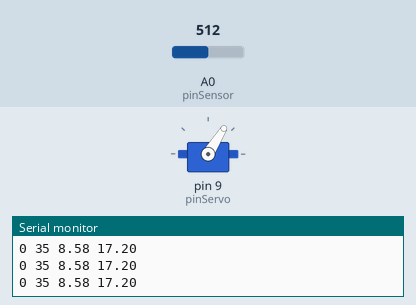
The sketch below on a simulated Arduino Uno, built with avr-gcc and run on an emulated ATmega328P. Shown: servo, the last lines printed to the serial monitor. Inputs (shaded band) come from the test bench; at power-on: A0 (pinSensor) = 512.

Above: at 2.2 s.
2.3 s: A0 (pinSensor) set to 306
5.3 s: A0 (pinSensor) set to 900
At 7.0 s:
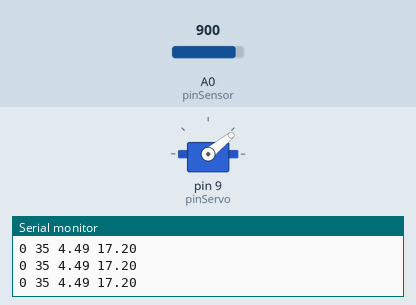
8.3 s: A0 (pinSensor) set to 122
10.0 s: A0 (pinSensor) set to 511
At 10.19 s:
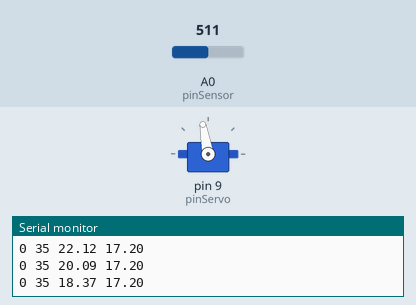
13.0 s: A0 (pinSensor) set to 7
At 14.4 s:
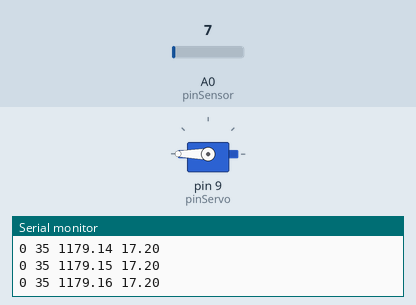
Timing chart, 0 to 15.5 s (numbered marks = the images above; inputs shaded):
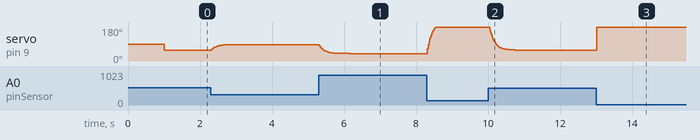

The sketch:

ballbeam.ino
```cpp
#include <Servo.h>

/////////////////////// Calibración del sensor ///////////////////////
const float A = 10988.20;
const float b = -1.147;

/////////////////////// Parámetros del sistema ///////////////////////
const float m = 0.02;
const float R = 0.02;
const float g = 9.81;
const float L = 0.30;
const float I = (2.0 / 5.0) * m * R * R;
const float dt = 0.01;
const float K = (-m * g * R) / (L * (m + I / (R * R)));

/////////////////////// PID ///////////////////////
float Kp = 114;
float Ki = 3.2; //3.6;
float Kd = 0.051;
float Q = 2250;

/////////////////////// Sensores y actuadores ///////////////////////
const int pinSensor = A0;
const int pinServo = 9;
Servo miServo;

/////////////////////// Estado del sistema ///////////////////////
float distancia;
float distancia_setpoint = 17.20;
float distancia_error, distancia_error_anterior, distancia_integral = 0;
float PID_p, PID_i, PID_d, PID_total;
float angulo_servo;
float distancia_filtrada = 0; // Nueva variable para filtro

/////////////////////// Modelo dinámico ///////////////////////
float x;
float v = 0.0;
float a = 0.0;
float theta;

const float umbral_error = 0.3;

void setup() {
  Serial.begin(9600);
  miServo.attach(pinServo);
  miServo.write(90); // Posición inicial

  delay(1000); // Espera a que el servo se estabilice

  // Medir posición inicial de la bola
  int adcValor = analogRead(pinSensor);
  distancia_filtrada = A * pow(adcValor, b);
  x = distancia_filtrada;
}

void loop() {
  // 1. Leer sensor con filtro exponencial suavizado
  distancia = leerSensorFiltrado(0.150);  // Alpha entre 0.2 y 0.4 0.25

  // 2. Calcular error
  distancia_error = distancia_setpoint - distancia;

  // 3. Si está en el umbral, no actuamos
  if (abs(distancia_error) < umbral_error) {
    print(distancia);
    return;
  }

  // 4. PID
  PID_p = Kp * distancia_error;
  distancia_integral += distancia_error * dt;
  distancia_integral = constrain(distancia_integral, -33, 33);
  PID_i = Ki * distancia_integral;
  PID_d = Kd * ((distancia_error - distancia_error_anterior) / dt);
  PID_total = PID_p + PID_i + PID_d;

  // 5. Calcular ángulo del servo
  angulo_servo = map(PID_total, -Q, Q, 180, 10);
  angulo_servo = constrain(angulo_servo, 10, 180);
  miServo.write(angulo_servo);

  // 6. Modelo físico
  theta = (angulo_servo - 90) * (PI / 180.0);
  a = K * theta;
  v += a * dt;
  v = constrain(v, -8, 8);
  x += v * dt + 0.5 * a * dt * dt;
  x = constrain(x, 5, 25);

  // 7. Guardar error previo
  distancia_error_anterior = distancia_error;

  // 8. Imprimir datos
  print(distancia);

  // 9. Delay
  delay(dt * 1000);
}

// Filtro exponencial suavizado
float leerSensorFiltrado(float alpha) {
  float adc = 0;
  for (int i = 0; i < 10; i++) {
    adc += analogRead(pinSensor);
    delay(1);
  }
  adc /= 10;

  float lectura_actual = A * pow(adc, b);
  distancia_filtrada = alpha * lectura_actual + (1 - alpha) * distancia_filtrada;
  return distancia_filtrada;
}

// 📊 Imprimir en formato para plotter
float print(float valor) {
  Serial.print(0); Serial.print(" ");
  Serial.print(35); Serial.print(" ");
  Serial.print(valor); Serial.print(" ");
  Serial.println(distancia_setpoint);
}
```

Measured:
- after the input at 5.3 s, servo on pin 9 (pinServo): moves from 87° to 38° over 2.1 s, starting at once
- after the input at 10.0 s, servo on pin 9 (pinServo): moves from 180° to 57° over 1.2 s, starting at once
- after the input at 13.0 s, servo on pin 9 (pinServo): 57° → 180° at once
